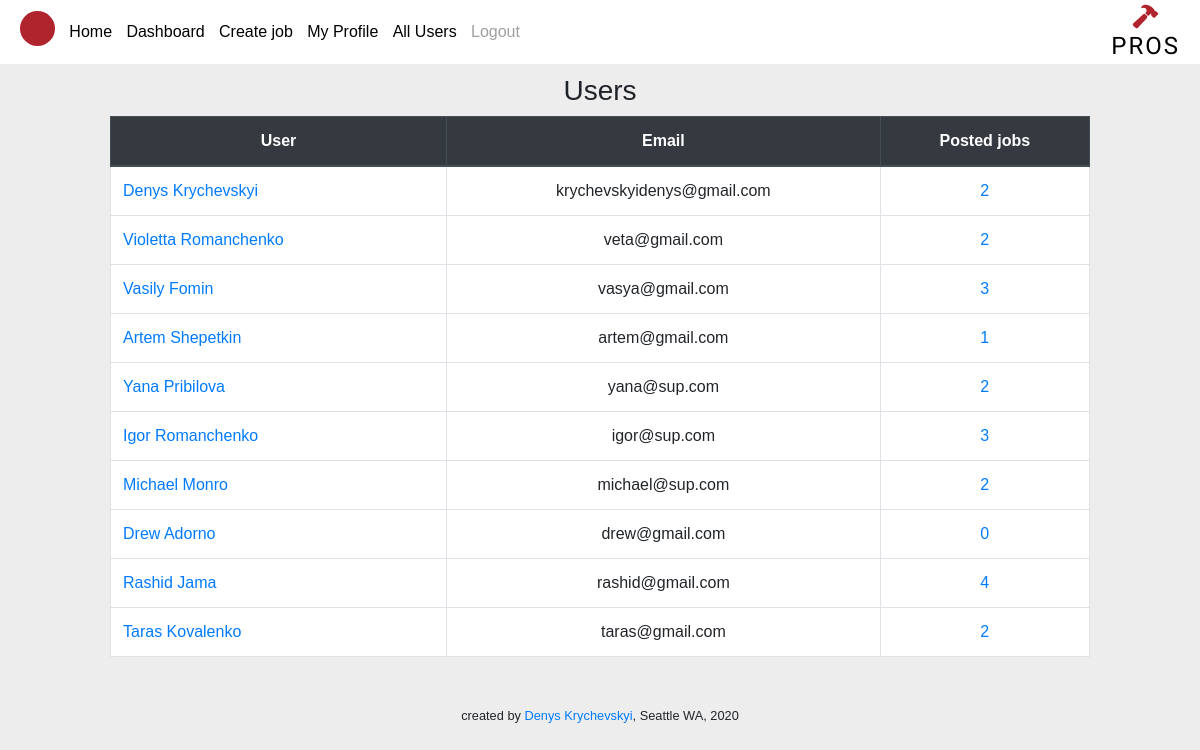
/all_users (signed in), run on the app's committed database.
### profi_app/models.py (models this page shows)
class User(models.Model):
    first_name = models.CharField(max_length = 255)
    last_name = models.CharField(max_length = 255)
    birth_date = models.DateTimeField()
    email = models.TextField()
    phone_num = models.IntegerField(blank=True, null = True)
    about = models.TextField(blank=True, null = True)
    password = models.TextField()
    created_at = models.DateTimeField(auto_now_add = True)
    updated_at = models.DateTimeField(auto_now = True)
    objects = UserManager()

### profi_app/views.py (the view)
# urls.py: path('all_users', views.all_users),
def all_users(request):
    context = {
        'cur_user':  User.objects.get(id = request.session['user_id']),
        'users' : User.objects.all(),
        'all_jobs' : Job.objects.all().order_by('-created_at'),
    }
    return render(request, 'all_users.html', context)

### profi_app/templates/all_users.html (shortened to what this page needs)
<!DOCTYPE html>
<html lang="en">
<head>
    {% include 'head.html' %}
</head>
<body>
    {% include 'navbar.html' %}
    <div class="all_users_page_container">
        <h3>Users</h3>
        <div id="all_users_display">
            <table class="table table-bordered mt-1">
                <thead class="thead-dark">
                    <tr>
                        <th>User</th>
                        <th>Email</th>
                        <th class="display_none">Posted jobs</th>
                    </tr>
                </thead>
                <tbody>
                    {% for user in users %}
                    <tr>
                        <td id="user_name"> <a href='user/{{ user.id }}/profile'>{{ user.first_name }} {{user.last_name}}</a></td>
                        <td>{{ user.email }}</td>
                        <td class="display_none"><a href='user/{{ user.id }}/profile'>{{ user.poster.count }}</a></td>
                    </tr>
                    {% endfor %}
                </tbody>
            </table>
        </div>
    </div>
    {% include 'footer.html' %}
</body>
</html>

### profi_app/static/css/style.css (style rules this page uses)
* { margin: 0px; padding: 0px; -webkit-box-sizing: border-box; box-sizing: border-box; text-decoration: none; list-style: none; font-family: Arial, Helvetica, sans-serif; }
body { background-color: #ededed; }
body { overflow-x: hidden; }
.table-bordered { border: 1px solid black; background-color: #fff; }
.table-bordered .thead-dark { text-align: center; }
.all_users_page_container { max-width: 1000px; margin: 0 auto; padding: 10px; text-align: center; }
.all_users_page_container #all_users_display #user_name { text-align: left; }

### data on the page
User: first_name "Denys", last_name "Krychevskyi", email "krychevskyidenys@gmail.com", poster.count "2"
User: first_name "Violetta", last_name "Romanchenko", email "veta@gmail.com", poster.count "2"
User: first_name "Vasily", last_name "Fomin", email "vasya@gmail.com", poster.count "3"
User: first_name "Artem", last_name "Shepetkin", email "artem@gmail.com", poster.count "1"
User: first_name "Yana", last_name "Pribilova", email "yana@sup.com", poster.count "2"
User: first_name "Igor", last_name "Romanchenko", email "igor@sup.com", poster.count "3"
User: first_name "Michael", last_name "Monro", email "michael@sup.com", poster.count "2"
User: first_name "Drew", last_name "Adorno", email "drew@gmail.com", poster.count "0"
User: first_name "Rashid", last_name "Jama", email "rashid@gmail.com", poster.count "4"
User: first_name "Taras", last_name "Kovalenko", email "taras@gmail.com", poster.count "2"
